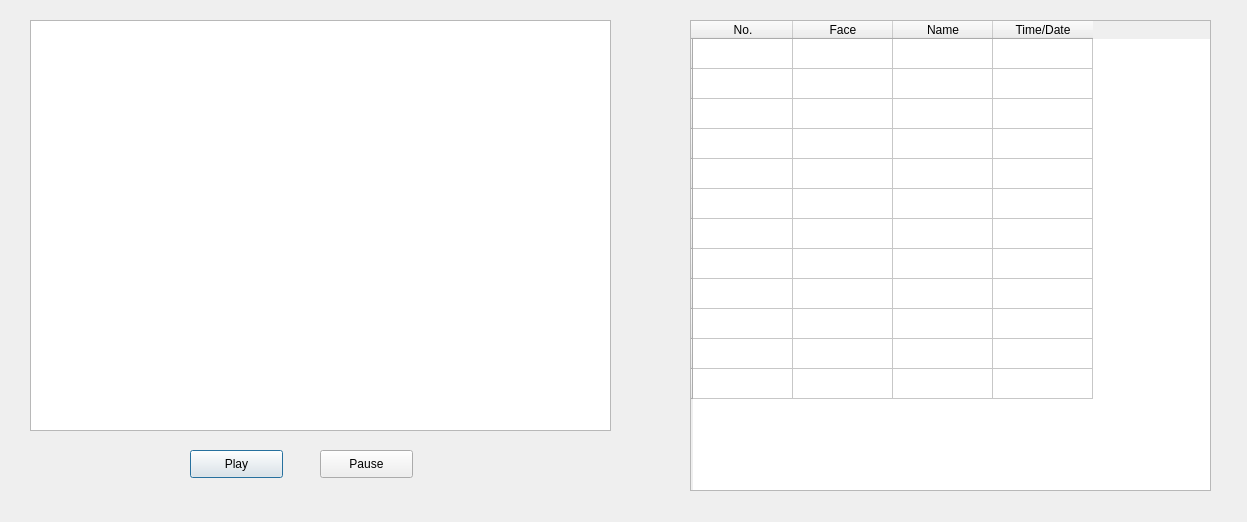
<?xml version="1.0" encoding="UTF-8"?>
<ui version="4.0">
 <class>Dialog</class>
 <widget class="QDialog" name="Dialog">
  <property name="geometry">
   <rect>
    <x>0</x>
    <y>0</y>
    <width>1247</width>
    <height>522</height>
   </rect>
  </property>
  <property name="windowTitle">
   <string>Dialog</string>
  </property>
  <property name="autoFillBackground">
   <bool>true</bool>
  </property>
  <widget class="QGraphicsView" name="graphicsView">
   <property name="geometry">
    <rect>
     <x>30</x>
     <y>20</y>
     <width>581</width>
     <height>411</height>
    </rect>
   </property>
  </widget>
  <widget class="QPushButton" name="pushButton_2">
   <property name="geometry">
    <rect>
     <x>190</x>
     <y>450</y>
     <width>93</width>
     <height>28</height>
    </rect>
   </property>
   <property name="text">
    <string>Play</string>
   </property>
  </widget>
  <widget class="QPushButton" name="pushButton_3">
   <property name="geometry">
    <rect>
     <x>320</x>
     <y>450</y>
     <width>93</width>
     <height>28</height>
    </rect>
   </property>
   <property name="text">
    <string>Pause</string>
   </property>
  </widget>
  <widget class="QTableWidget" name="tableWidget">
   <property name="geometry">
    <rect>
     <x>690</x>
     <y>20</y>
     <width>521</width>
     <height>471</height>
    </rect>
   </property>
   <property name="minimumSize">
    <size>
     <width>0</width>
     <height>471</height>
    </size>
   </property>
   <row>
    <property name="text">
     <string/>
    </property>
   </row>
   <row>
    <property name="text">
     <string/>
    </property>
   </row>
   <row>
    <property name="text">
     <string/>
    </property>
   </row>
   <row>
    <property name="text">
     <string/>
    </property>
   </row>
   <row>
    <property name="text">
     <string/>
    </property>
   </row>
   <row>
    <property name="text">
     <string/>
    </property>
   </row>
   <row>
    <property name="text">
     <string/>
    </property>
   </row>
   <row>
    <property name="text">
     <string/>
    </property>
   </row>
   <row>
    <property name="text">
     <string/>
    </property>
   </row>
   <row>
    <property name="text">
     <string/>
    </property>
   </row>
   <row>
    <property name="text">
     <string/>
    </property>
   </row>
   <row>
    <property name="text">
     <string/>
    </property>
   </row>
   <column>
    <property name="text">
     <string>No.</string>
    </property>
   </column>
   <column>
    <property name="text">
     <string>Face</string>
    </property>
   </column>
   <column>
    <property name="text">
     <string>Name</string>
    </property>
   </column>
   <column>
    <property name="text">
     <string>Time/Date</string>
    </property>
   </column>
   <item row="1" column="1">
    <property name="text">
     <string/>
    </property>
    <property name="background">
     <brush brushstyle="NoBrush">
      <color alpha="255">
       <red>255</red>
       <green>0</green>
       <blue>0</blue>
      </color>
     </brush>
    </property>
   </item>
  </widget>
 </widget>
 <resources/>
 <connections/>
</ui>
